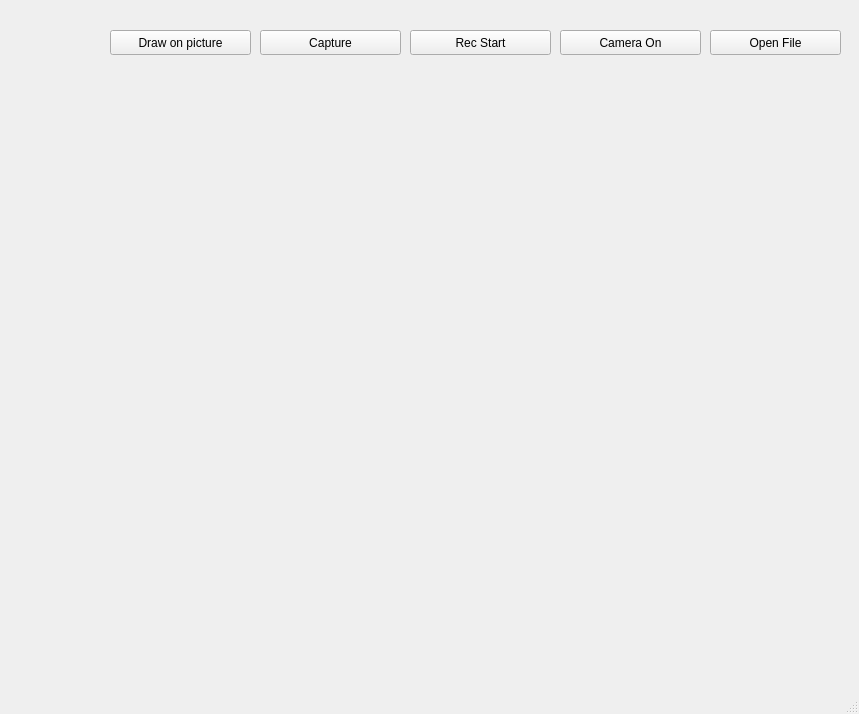
<?xml version="1.0" encoding="UTF-8"?>
<ui version="4.0">
 <class>MainWindow</class>
 <widget class="QMainWindow" name="MainWindow">
  <property name="geometry">
   <rect>
    <x>0</x>
    <y>0</y>
    <width>859</width>
    <height>714</height>
   </rect>
  </property>
  <property name="windowTitle">
   <string>MainWindow</string>
  </property>
  <widget class="QWidget" name="centralwidget">
   <widget class="QLabel" name="label">
    <property name="geometry">
     <rect>
      <x>60</x>
      <y>130</y>
      <width>751</width>
      <height>511</height>
     </rect>
    </property>
    <property name="text">
     <string/>
    </property>
   </widget>
   <widget class="QPushButton" name="btnRecord">
    <property name="geometry">
     <rect>
      <x>410</x>
      <y>30</y>
      <width>141</width>
      <height>25</height>
     </rect>
    </property>
    <property name="text">
     <string>Rec Start</string>
    </property>
   </widget>
   <widget class="QPushButton" name="btnCamera">
    <property name="geometry">
     <rect>
      <x>560</x>
      <y>30</y>
      <width>141</width>
      <height>25</height>
     </rect>
    </property>
    <property name="text">
     <string>Camera On</string>
    </property>
   </widget>
   <widget class="QPushButton" name="btnOpen">
    <property name="geometry">
     <rect>
      <x>710</x>
      <y>30</y>
      <width>131</width>
      <height>25</height>
     </rect>
    </property>
    <property name="text">
     <string>Open File</string>
    </property>
   </widget>
   <widget class="QPushButton" name="btnCapture">
    <property name="geometry">
     <rect>
      <x>260</x>
      <y>30</y>
      <width>141</width>
      <height>25</height>
     </rect>
    </property>
    <property name="text">
     <string>Capture</string>
    </property>
   </widget>
   <widget class="QPushButton" name="btnDraw">
    <property name="geometry">
     <rect>
      <x>110</x>
      <y>30</y>
      <width>141</width>
      <height>25</height>
     </rect>
    </property>
    <property name="text">
     <string>Draw on picture</string>
    </property>
   </widget>
  </widget>
  <widget class="QMenuBar" name="menubar">
   <property name="geometry">
    <rect>
     <x>0</x>
     <y>0</y>
     <width>859</width>
     <height>22</height>
    </rect>
   </property>
  </widget>
  <widget class="QStatusBar" name="statusbar"/>
 </widget>
 <resources/>
 <connections/>
</ui>
